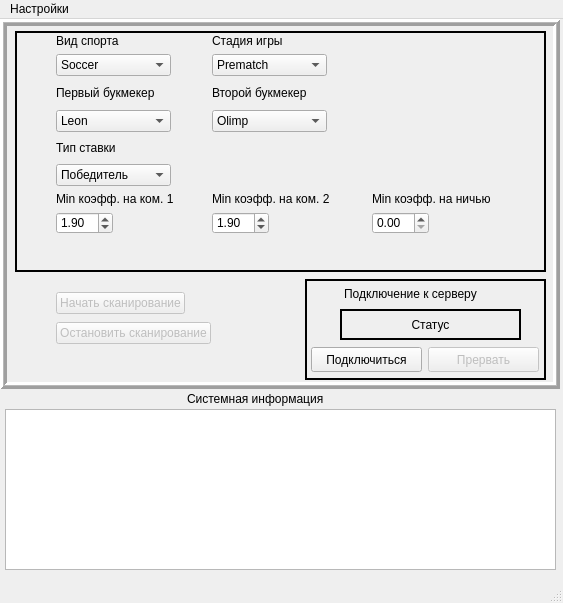
<?xml version="1.0" encoding="UTF-8"?>
<ui version="4.0">
 <class>MainWindow_client</class>
 <widget class="QMainWindow" name="MainWindow_client">
  <property name="geometry">
   <rect>
    <x>0</x>
    <y>0</y>
    <width>563</width>
    <height>603</height>
   </rect>
  </property>
  <property name="sizePolicy">
   <sizepolicy hsizetype="Fixed" vsizetype="Fixed">
    <horstretch>0</horstretch>
    <verstretch>0</verstretch>
   </sizepolicy>
  </property>
  <property name="minimumSize">
   <size>
    <width>563</width>
    <height>603</height>
   </size>
  </property>
  <property name="maximumSize">
   <size>
    <width>563</width>
    <height>603</height>
   </size>
  </property>
  <property name="windowTitle">
   <string>Client application</string>
  </property>
  <widget class="QWidget" name="desktopClient">
   <widget class="QFrame" name="frame">
    <property name="geometry">
     <rect>
      <x>0</x>
      <y>0</y>
      <width>560</width>
      <height>370</height>
     </rect>
    </property>
    <property name="styleSheet">
     <string notr="true">border-top-color: rgb(0, 0, 0);</string>
    </property>
    <property name="frameShape">
     <enum>QFrame::Box</enum>
    </property>
    <property name="frameShadow">
     <enum>QFrame::Raised</enum>
    </property>
    <property name="lineWidth">
     <number>3</number>
    </property>
    <property name="midLineWidth">
     <number>1</number>
    </property>
    <widget class="QFrame" name="frame_2">
     <property name="enabled">
      <bool>true</bool>
     </property>
     <property name="geometry">
      <rect>
       <x>15</x>
       <y>12</y>
       <width>531</width>
       <height>241</height>
      </rect>
     </property>
     <property name="frameShape">
      <enum>QFrame::Box</enum>
     </property>
     <property name="frameShadow">
      <enum>QFrame::Plain</enum>
     </property>
     <property name="lineWidth">
      <number>2</number>
     </property>
    </widget>
    <widget class="QWidget" name="layoutWidget">
     <property name="geometry">
      <rect>
       <x>31</x>
       <y>15</y>
       <width>495</width>
       <height>231</height>
      </rect>
     </property>
     <layout class="QGridLayout" name="gridLayout">
      <item row="0" column="2">
       <widget class="QLabel" name="label_gameStatus">
        <property name="text">
         <string>Стадия игры</string>
        </property>
       </widget>
      </item>
      <item row="5" column="1">
       <widget class="QComboBox" name="comboBox_marketType">
        <property name="sizePolicy">
         <sizepolicy hsizetype="Fixed" vsizetype="Minimum">
          <horstretch>0</horstretch>
          <verstretch>0</verstretch>
         </sizepolicy>
        </property>
        <property name="minimumSize">
         <size>
          <width>115</width>
          <height>0</height>
         </size>
        </property>
        <property name="maximumSize">
         <size>
          <width>115</width>
          <height>16777215</height>
         </size>
        </property>
        <property name="sizeAdjustPolicy">
         <enum>QComboBox::AdjustToContents</enum>
        </property>
        <item>
         <property name="text">
          <string>Победитель</string>
         </property>
        </item>
        <item>
         <property name="text">
          <string>Тотал</string>
         </property>
        </item>
        <item>
         <property name="text">
          <string>Фора</string>
         </property>
        </item>
       </widget>
      </item>
      <item row="3" column="2">
       <widget class="QComboBox" name="comboBox_secondBkmkr">
        <property name="sizePolicy">
         <sizepolicy hsizetype="Fixed" vsizetype="Fixed">
          <horstretch>0</horstretch>
          <verstretch>0</verstretch>
         </sizepolicy>
        </property>
        <property name="minimumSize">
         <size>
          <width>115</width>
          <height>0</height>
         </size>
        </property>
        <property name="maximumSize">
         <size>
          <width>115</width>
          <height>16777215</height>
         </size>
        </property>
        <item>
         <property name="text">
          <string>Olimp</string>
         </property>
        </item>
        <item>
         <property name="text">
          <string>Leon</string>
         </property>
        </item>
        <item>
         <property name="text">
          <string>Betboom</string>
         </property>
        </item>
       </widget>
      </item>
      <item row="1" column="1">
       <widget class="QComboBox" name="comboBox_sportType">
        <property name="minimumSize">
         <size>
          <width>115</width>
          <height>0</height>
         </size>
        </property>
        <property name="maximumSize">
         <size>
          <width>115</width>
          <height>16777215</height>
         </size>
        </property>
        <item>
         <property name="text">
          <string>Soccer</string>
         </property>
        </item>
        <item>
         <property name="text">
          <string>Basketball</string>
         </property>
        </item>
        <item>
         <property name="text">
          <string>Icehockey</string>
         </property>
        </item>
       </widget>
      </item>
      <item row="7" column="3">
       <widget class="QDoubleSpinBox" name="doubleSpinBox_corridor">
        <property name="sizePolicy">
         <sizepolicy hsizetype="Fixed" vsizetype="Fixed">
          <horstretch>0</horstretch>
          <verstretch>0</verstretch>
         </sizepolicy>
        </property>
        <property name="singleStep">
         <double>0.100000000000000</double>
        </property>
       </widget>
      </item>
      <item row="6" column="3">
       <widget class="QLabel" name="label_corridor">
        <property name="sizePolicy">
         <sizepolicy hsizetype="Fixed" vsizetype="Preferred">
          <horstretch>0</horstretch>
          <verstretch>0</verstretch>
         </sizepolicy>
        </property>
        <property name="minimumSize">
         <size>
          <width>150</width>
          <height>0</height>
         </size>
        </property>
        <property name="maximumSize">
         <size>
          <width>150</width>
          <height>16777215</height>
         </size>
        </property>
        <property name="text">
         <string>Min коэфф. на ничью</string>
        </property>
       </widget>
      </item>
      <item row="6" column="2">
       <widget class="QLabel" name="label_minKsecondBkmkr">
        <property name="sizePolicy">
         <sizepolicy hsizetype="Fixed" vsizetype="Preferred">
          <horstretch>0</horstretch>
          <verstretch>0</verstretch>
         </sizepolicy>
        </property>
        <property name="minimumSize">
         <size>
          <width>150</width>
          <height>0</height>
         </size>
        </property>
        <property name="maximumSize">
         <size>
          <width>150</width>
          <height>16777215</height>
         </size>
        </property>
        <property name="text">
         <string>Min коэфф. на ком. 2</string>
        </property>
       </widget>
      </item>
      <item row="7" column="1">
       <widget class="QDoubleSpinBox" name="doubleSpinBox_minKfirstBkmkr">
        <property name="sizePolicy">
         <sizepolicy hsizetype="Fixed" vsizetype="Fixed">
          <horstretch>0</horstretch>
          <verstretch>0</verstretch>
         </sizepolicy>
        </property>
        <property name="decimals">
         <number>2</number>
        </property>
        <property name="singleStep">
         <double>0.100000000000000</double>
        </property>
        <property name="value">
         <double>1.900000000000000</double>
        </property>
       </widget>
      </item>
      <item row="0" column="1">
       <widget class="QLabel" name="label_sportType">
        <property name="text">
         <string>Вид спорта</string>
        </property>
       </widget>
      </item>
      <item row="7" column="2">
       <widget class="QDoubleSpinBox" name="doubleSpinBox_minKsecondBkmkr">
        <property name="sizePolicy">
         <sizepolicy hsizetype="Fixed" vsizetype="Fixed">
          <horstretch>0</horstretch>
          <verstretch>0</verstretch>
         </sizepolicy>
        </property>
        <property name="singleStep">
         <double>0.100000000000000</double>
        </property>
        <property name="stepType">
         <enum>QAbstractSpinBox::DefaultStepType</enum>
        </property>
        <property name="value">
         <double>1.900000000000000</double>
        </property>
       </widget>
      </item>
      <item row="2" column="2">
       <widget class="QLabel" name="label_secondBkmkr">
        <property name="text">
         <string>Второй букмекер</string>
        </property>
       </widget>
      </item>
      <item row="2" column="3">
       <spacer name="horizontalSpacer_2">
        <property name="orientation">
         <enum>Qt::Horizontal</enum>
        </property>
        <property name="sizeHint" stdset="0">
         <size>
          <width>40</width>
          <height>20</height>
         </size>
        </property>
       </spacer>
      </item>
      <item row="6" column="1">
       <widget class="QLabel" name="label_minKfirstBkmkr">
        <property name="sizePolicy">
         <sizepolicy hsizetype="Fixed" vsizetype="Preferred">
          <horstretch>0</horstretch>
          <verstretch>0</verstretch>
         </sizepolicy>
        </property>
        <property name="minimumSize">
         <size>
          <width>150</width>
          <height>0</height>
         </size>
        </property>
        <property name="maximumSize">
         <size>
          <width>150</width>
          <height>16777215</height>
         </size>
        </property>
        <property name="text">
         <string>Min коэфф. на ком. 1</string>
        </property>
       </widget>
      </item>
      <item row="1" column="2">
       <widget class="QComboBox" name="comboBox_gameStatus">
        <property name="sizePolicy">
         <sizepolicy hsizetype="Fixed" vsizetype="Fixed">
          <horstretch>0</horstretch>
          <verstretch>0</verstretch>
         </sizepolicy>
        </property>
        <property name="minimumSize">
         <size>
          <width>115</width>
          <height>0</height>
         </size>
        </property>
        <property name="maximumSize">
         <size>
          <width>115</width>
          <height>16777215</height>
         </size>
        </property>
        <item>
         <property name="text">
          <string>Prematch</string>
         </property>
        </item>
        <item>
         <property name="text">
          <string>Inplay</string>
         </property>
        </item>
       </widget>
      </item>
      <item row="3" column="1">
       <widget class="QComboBox" name="comboBox_firstBkmkr">
        <property name="sizePolicy">
         <sizepolicy hsizetype="Fixed" vsizetype="Fixed">
          <horstretch>0</horstretch>
          <verstretch>0</verstretch>
         </sizepolicy>
        </property>
        <property name="minimumSize">
         <size>
          <width>115</width>
          <height>0</height>
         </size>
        </property>
        <property name="maximumSize">
         <size>
          <width>115</width>
          <height>16777215</height>
         </size>
        </property>
        <item>
         <property name="text">
          <string>Leon</string>
         </property>
        </item>
        <item>
         <property name="text">
          <string>Olimp</string>
         </property>
        </item>
        <item>
         <property name="text">
          <string>Betboom</string>
         </property>
        </item>
       </widget>
      </item>
      <item row="4" column="2">
       <spacer name="horizontalSpacer_5">
        <property name="orientation">
         <enum>Qt::Horizontal</enum>
        </property>
        <property name="sizeType">
         <enum>QSizePolicy::Expanding</enum>
        </property>
        <property name="sizeHint" stdset="0">
         <size>
          <width>40</width>
          <height>20</height>
         </size>
        </property>
       </spacer>
      </item>
      <item row="2" column="1">
       <widget class="QLabel" name="label_firstBkmkr">
        <property name="text">
         <string>Первый букмекер</string>
        </property>
       </widget>
      </item>
      <item row="4" column="1">
       <widget class="QLabel" name="label_marketType">
        <property name="text">
         <string>Тип ставки</string>
        </property>
       </widget>
      </item>
      <item row="8" column="2">
       <spacer name="verticalSpacer">
        <property name="orientation">
         <enum>Qt::Vertical</enum>
        </property>
        <property name="sizeHint" stdset="0">
         <size>
          <width>20</width>
          <height>40</height>
         </size>
        </property>
       </spacer>
      </item>
      <item row="2" column="0">
       <spacer name="horizontalSpacer">
        <property name="orientation">
         <enum>Qt::Horizontal</enum>
        </property>
        <property name="sizeType">
         <enum>QSizePolicy::Fixed</enum>
        </property>
        <property name="sizeHint" stdset="0">
         <size>
          <width>25</width>
          <height>22</height>
         </size>
        </property>
       </spacer>
      </item>
     </layout>
    </widget>
    <widget class="QWidget" name="layoutWidget_2">
     <property name="geometry">
      <rect>
       <x>31</x>
       <y>270</y>
       <width>273</width>
       <height>58</height>
      </rect>
     </property>
     <layout class="QGridLayout" name="gridLayout_2" rowstretch="0,0">
      <property name="sizeConstraint">
       <enum>QLayout::SetDefaultConstraint</enum>
      </property>
      <property name="topMargin">
       <number>0</number>
      </property>
      <property name="horizontalSpacing">
       <number>0</number>
      </property>
      <property name="verticalSpacing">
       <number>5</number>
      </property>
      <item row="0" column="1">
       <widget class="QPushButton" name="pushButton_startScan">
        <property name="enabled">
         <bool>false</bool>
        </property>
        <property name="sizePolicy">
         <sizepolicy hsizetype="Fixed" vsizetype="Fixed">
          <horstretch>0</horstretch>
          <verstretch>0</verstretch>
         </sizepolicy>
        </property>
        <property name="text">
         <string>Начать сканирование</string>
        </property>
       </widget>
      </item>
      <item row="0" column="0">
       <spacer name="horizontalSpacer_3">
        <property name="orientation">
         <enum>Qt::Horizontal</enum>
        </property>
        <property name="sizeType">
         <enum>QSizePolicy::Fixed</enum>
        </property>
        <property name="sizeHint" stdset="0">
         <size>
          <width>25</width>
          <height>20</height>
         </size>
        </property>
       </spacer>
      </item>
      <item row="1" column="1">
       <widget class="QPushButton" name="pushButton_stopScan">
        <property name="enabled">
         <bool>false</bool>
        </property>
        <property name="sizePolicy">
         <sizepolicy hsizetype="Fixed" vsizetype="Fixed">
          <horstretch>0</horstretch>
          <verstretch>0</verstretch>
         </sizepolicy>
        </property>
        <property name="layoutDirection">
         <enum>Qt::LeftToRight</enum>
        </property>
        <property name="text">
         <string>Остановить сканирование</string>
        </property>
        <property name="autoDefault">
         <bool>false</bool>
        </property>
        <property name="default">
         <bool>false</bool>
        </property>
       </widget>
      </item>
      <item row="0" column="2">
       <spacer name="horizontalSpacer_4">
        <property name="orientation">
         <enum>Qt::Horizontal</enum>
        </property>
        <property name="sizeHint" stdset="0">
         <size>
          <width>40</width>
          <height>20</height>
         </size>
        </property>
       </spacer>
      </item>
     </layout>
    </widget>
    <widget class="QLabel" name="label_serverStatus">
     <property name="geometry">
      <rect>
       <x>340</x>
       <y>290</y>
       <width>181</width>
       <height>31</height>
      </rect>
     </property>
     <property name="styleSheet">
      <string notr="true">border-color: rgb(0, 0, 0);</string>
     </property>
     <property name="frameShape">
      <enum>QFrame::Box</enum>
     </property>
     <property name="lineWidth">
      <number>2</number>
     </property>
     <property name="text">
      <string>Статус</string>
     </property>
     <property name="alignment">
      <set>Qt::AlignCenter</set>
     </property>
    </widget>
    <widget class="QFrame" name="frame_3">
     <property name="geometry">
      <rect>
       <x>305</x>
       <y>260</y>
       <width>241</width>
       <height>101</height>
      </rect>
     </property>
     <property name="frameShape">
      <enum>QFrame::Box</enum>
     </property>
     <property name="frameShadow">
      <enum>QFrame::Plain</enum>
     </property>
     <property name="lineWidth">
      <number>2</number>
     </property>
     <widget class="QLabel" name="label_connectionToServer">
      <property name="geometry">
       <rect>
        <x>39</x>
        <y>5</y>
        <width>172</width>
        <height>20</height>
       </rect>
      </property>
      <property name="text">
       <string>Подключение к серверу</string>
      </property>
     </widget>
     <widget class="QPushButton" name="pushButton_connect">
      <property name="geometry">
       <rect>
        <x>6</x>
        <y>68</y>
        <width>111</width>
        <height>25</height>
       </rect>
      </property>
      <property name="text">
       <string>Подключиться</string>
      </property>
     </widget>
     <widget class="QPushButton" name="pushButton_disconnect">
      <property name="enabled">
       <bool>false</bool>
      </property>
      <property name="geometry">
       <rect>
        <x>123</x>
        <y>68</y>
        <width>111</width>
        <height>25</height>
       </rect>
      </property>
      <property name="text">
       <string>Прервать</string>
      </property>
     </widget>
    </widget>
    <zorder>layoutWidget_2</zorder>
    <zorder>frame_3</zorder>
    <zorder>frame_2</zorder>
    <zorder>layoutWidget</zorder>
    <zorder>label_serverStatus</zorder>
   </widget>
   <widget class="QListWidget" name="listWidget_diagnostics">
    <property name="geometry">
     <rect>
      <x>5</x>
      <y>390</y>
      <width>551</width>
      <height>161</height>
     </rect>
    </property>
   </widget>
   <widget class="QLabel" name="label_systemInfo">
    <property name="geometry">
     <rect>
      <x>187</x>
      <y>370</y>
      <width>171</width>
      <height>20</height>
     </rect>
    </property>
    <property name="text">
     <string>Системная информация</string>
    </property>
   </widget>
  </widget>
  <widget class="QMenuBar" name="menubar">
   <property name="geometry">
    <rect>
     <x>0</x>
     <y>0</y>
     <width>563</width>
     <height>22</height>
    </rect>
   </property>
   <widget class="QMenu" name="menu">
    <property name="title">
     <string>Настройки</string>
    </property>
    <addaction name="action_serverSettings"/>
   </widget>
   <addaction name="menu"/>
  </widget>
  <widget class="QStatusBar" name="statusbar"/>
  <action name="action_serverSettings">
   <property name="text">
    <string>Адрес сервера</string>
   </property>
  </action>
 </widget>
 <resources/>
 <connections/>
</ui>
